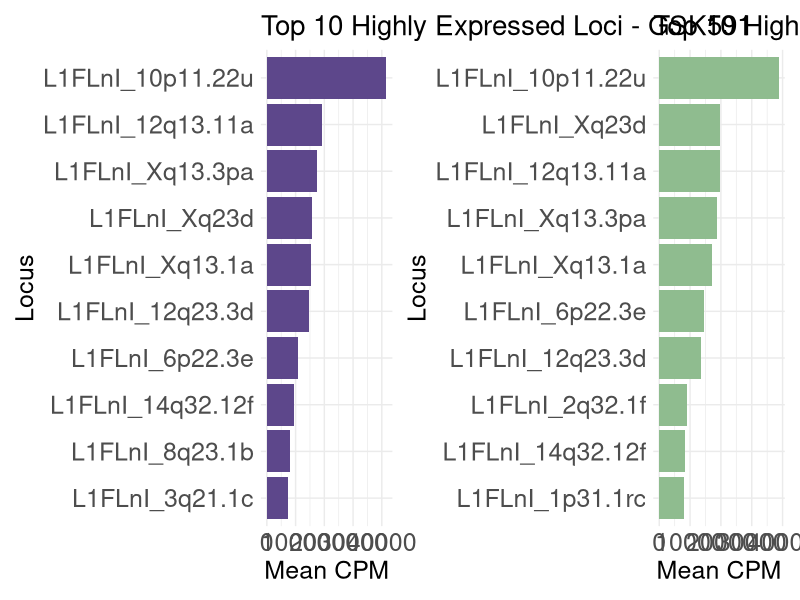
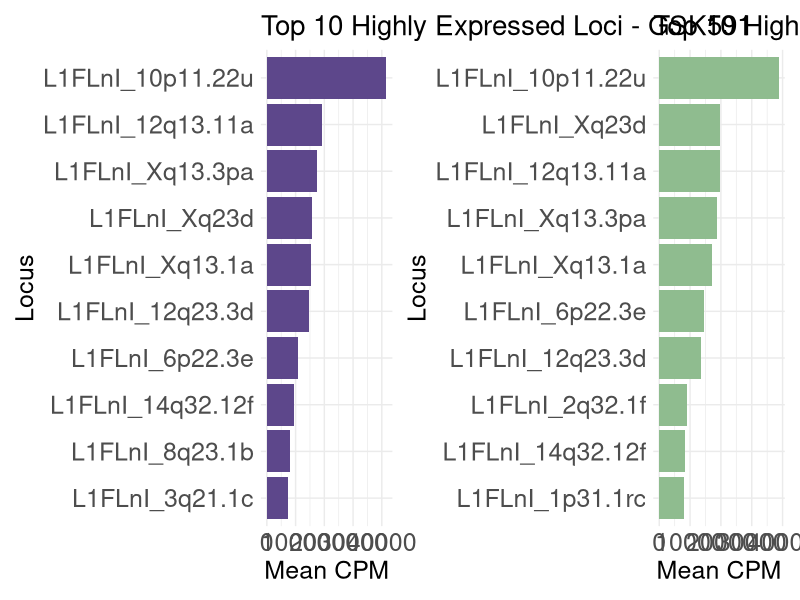

The R script that drew these images, in order:
library(readr)
library(dplyr)
library(ggplot2)
library(edgeR)
library(patchwork)

# Load merged transcript count data
data <- read_tsv("merged_transcript_counts_all_replicates.txt")

# Prepare count matrix
counts <- as.matrix(data[,-1])
rownames(counts) <- data$transcript

# Assign groups for replicates
group <- c("GSK", "GSK", "LLY", "LLY")

# Calculate CPM
lib_sizes <- colSums(counts)
cpm <- sweep(counts, 2, lib_sizes, FUN = "/") * 1e6

# Calculate mean CPM per treatment
mean_cpm <- data.frame(
  transcript = rownames(counts),
  CPM_GSK = rowMeans(cpm[, group == "GSK", drop = FALSE]),
  CPM_LLY = rowMeans(cpm[, group == "LLY", drop = FALSE])
)

# Top 10 loci by mean CPM for each group
top10_GSK <- mean_cpm %>% arrange(desc(CPM_GSK)) %>% head(10)
top10_LLY <- mean_cpm %>% arrange(desc(CPM_LLY)) %>% head(10)

# GSK barplot
p1 <- ggplot(top10_GSK, aes(x = reorder(transcript, CPM_GSK), y = CPM_GSK)) +
  geom_bar(stat = "identity", fill = "mediumpurple4") +
  coord_flip() +
  labs(title = "Top 10 Highly Expressed Loci - GSK591",
       x = "Locus", y = "Mean CPM") +
  theme_minimal() +
  theme(plot.title = element_text(size = 20), axis.text.x = element_text(size = 18), axis.text.y = element_text(size = 18), axis.title = element_text(size = 18))  # <- Increased title size

# LLY barplot
p2 <- ggplot(top10_LLY, aes(x = reorder(transcript, CPM_LLY), y = CPM_LLY)) +
  geom_bar(stat = "identity", fill = "darkseagreen") +
  coord_flip() +
  labs(title = "Top 10 Highly Expressed Loci - LLY283",
       x = "Locus", y = "Mean CPM") +
  theme_minimal() +
  theme(plot.title = element_text(size = 20), axis.text.x = element_text(size = 18), axis.text.y = element_text(size = 18), axis.title = element_text(size = 18))  # <- Increased title size


# Combine plots using patchwork
combined_plot <- p1 + p2 + plot_layout(ncol = 2)

# Save combined plot to PDF
ggsave("Top10_Loci_Comparison_GSK_vs_LLY.pdf", combined_plot, width = 25, height = 10, dpi = 600)
ggsave("Top10_Loci_Comparison_GSK_vs_LLY.png", combined_plot, width = 25, height = 10, dpi = 600)

cat("Combined top 10 loci plots saved to 'Top10_Loci_Comparison_GSK_vs_LLY.pdf'.\n")
